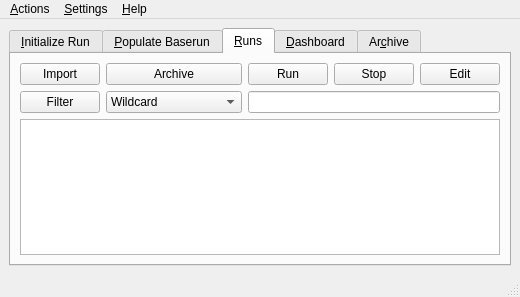
<?xml version="1.0" encoding="UTF-8"?>
<ui version="4.0">
 <class>MainWindow</class>
 <widget class="QMainWindow" name="MainWindow">
  <property name="enabled">
   <bool>true</bool>
  </property>
  <property name="geometry">
   <rect>
    <x>0</x>
    <y>0</y>
    <width>473</width>
    <height>297</height>
   </rect>
  </property>
  <property name="sizePolicy">
   <sizepolicy hsizetype="Expanding" vsizetype="Expanding">
    <horstretch>0</horstretch>
    <verstretch>0</verstretch>
   </sizepolicy>
  </property>
  <property name="windowTitle">
   <string>SOLPS-ITER</string>
  </property>
  <widget class="QWidget" name="centralwidget">
   <layout class="QGridLayout" name="gridLayout">
    <item row="0" column="0">
     <widget class="QTabWidget" name="tabWidget">
      <property name="sizePolicy">
       <sizepolicy hsizetype="Expanding" vsizetype="Expanding">
        <horstretch>0</horstretch>
        <verstretch>0</verstretch>
       </sizepolicy>
      </property>
      <property name="currentIndex">
       <number>2</number>
      </property>
      <widget class="QWidget" name="tab">
       <attribute name="title">
        <string>&amp;Initialize Run</string>
       </attribute>
       <layout class="QGridLayout" name="gridLayout_2">
        <item row="2" column="0" colspan="2">
         <widget class="QLabel" name="label_2">
          <property name="text">
           <string>Sequence name:</string>
          </property>
         </widget>
        </item>
        <item row="2" column="2">
         <widget class="QLineEdit" name="lineEditSequenceName">
          <property name="text">
           <string>test</string>
          </property>
         </widget>
        </item>
        <item row="2" column="3" rowspan="4">
         <widget class="QPlainTextEdit" name="plainTextEditScript">
          <property name="enabled">
           <bool>false</bool>
          </property>
          <property name="plainText">
           <string>for i in range(10):
   print(&quot;run_%02d&quot; % i)</string>
          </property>
         </widget>
        </item>
        <item row="5" column="0" colspan="3">
         <widget class="QLabel" name="label_4">
          <property name="text">
           <string>Sequence description</string>
          </property>
         </widget>
        </item>
        <item row="6" column="0" colspan="4">
         <widget class="QPlainTextEdit" name="plainTextEdit">
          <property name="plainText">
           <string>This defines the directory structure ${SOLPS_ROOT}/runs/test and optional one or multiple levels of parameter scan subdirectories.</string>
          </property>
         </widget>
        </item>
        <item row="0" column="0">
         <widget class="QLabel" name="label">
          <property name="text">
           <string>Device template:</string>
          </property>
         </widget>
        </item>
        <item row="0" column="3">
         <widget class="QCommandLinkButton" name="initializeRuns">
          <property name="text">
           <string>Initialize Run(s)</string>
          </property>
         </widget>
        </item>
        <item row="3" column="0">
         <widget class="QCheckBox" name="checkBoxParameterScan">
          <property name="text">
           <string>Parameter scan</string>
          </property>
         </widget>
        </item>
        <item row="3" column="2">
         <widget class="QLabel" name="label_5">
          <property name="text">
           <string>Sequence script:</string>
          </property>
         </widget>
        </item>
        <item row="0" column="1" colspan="2">
         <widget class="QComboBox" name="comboBox">
          <property name="currentText">
           <string>ITER</string>
          </property>
          <item>
           <property name="text">
            <string>ITER</string>
           </property>
          </item>
          <item>
           <property name="text">
            <string>AUG</string>
           </property>
          </item>
          <item>
           <property name="text">
            <string>JET</string>
           </property>
          </item>
          <item>
           <property name="text">
            <string>COMPASS</string>
           </property>
          </item>
          <item>
           <property name="text">
            <string>MAST-U</string>
           </property>
          </item>
         </widget>
        </item>
       </layout>
      </widget>
      <widget class="QWidget" name="tab_2">
       <attribute name="title">
        <string>&amp;Populate Baserun</string>
       </attribute>
       <layout class="QGridLayout" name="gridLayout_3">
        <item row="0" column="0">
         <widget class="QGroupBox" name="groupBox">
          <property name="title">
           <string>Step 1</string>
          </property>
          <widget class="QPushButton" name="pushButton">
           <property name="geometry">
            <rect>
             <x>10</x>
             <y>30</y>
             <width>81</width>
             <height>31</height>
            </rect>
           </property>
           <property name="text">
            <string>Run DivGeo</string>
           </property>
          </widget>
         </widget>
        </item>
        <item row="0" column="1" colspan="2">
         <widget class="QGroupBox" name="groupBox_2">
          <property name="title">
           <string>Step 2</string>
          </property>
          <widget class="QPushButton" name="pushButton_2">
           <property name="geometry">
            <rect>
             <x>50</x>
             <y>30</y>
             <width>111</width>
             <height>31</height>
            </rect>
           </property>
           <property name="text">
            <string>Create Mesh</string>
           </property>
          </widget>
          <widget class="QComboBox" name="comboBox_2">
           <property name="geometry">
            <rect>
             <x>120</x>
             <y>70</y>
             <width>72</width>
             <height>22</height>
            </rect>
           </property>
           <item>
            <property name="text">
             <string>Carre</string>
            </property>
           </item>
           <item>
            <property name="text">
             <string>Carre2</string>
            </property>
           </item>
          </widget>
          <widget class="QLabel" name="label_6">
           <property name="geometry">
            <rect>
             <x>10</x>
             <y>70</y>
             <width>101</width>
             <height>21</height>
            </rect>
           </property>
           <property name="text">
            <string>Mesh generator</string>
           </property>
          </widget>
         </widget>
        </item>
        <item row="0" column="3">
         <widget class="QGroupBox" name="groupBox_3">
          <property name="title">
           <string>Step 3</string>
          </property>
          <widget class="QPushButton" name="pushButton_3">
           <property name="geometry">
            <rect>
             <x>10</x>
             <y>30</y>
             <width>81</width>
             <height>31</height>
            </rect>
           </property>
           <property name="text">
            <string>Run UINP</string>
           </property>
          </widget>
         </widget>
        </item>
        <item row="1" column="0" rowspan="3" colspan="2">
         <widget class="QGroupBox" name="groupBox_4">
          <property name="title">
           <string>EIRENE</string>
          </property>
          <widget class="QPushButton" name="pushButton_4">
           <property name="geometry">
            <rect>
             <x>10</x>
             <y>40</y>
             <width>81</width>
             <height>22</height>
            </rect>
           </property>
           <property name="text">
            <string>Run TRIA</string>
           </property>
          </widget>
          <widget class="QPushButton" name="pushButton_5">
           <property name="geometry">
            <rect>
             <x>110</x>
             <y>40</y>
             <width>81</width>
             <height>22</height>
            </rect>
           </property>
           <property name="text">
            <string>Check Mesh</string>
           </property>
          </widget>
          <widget class="QCheckBox" name="checkBox">
           <property name="geometry">
            <rect>
             <x>50</x>
             <y>-1</y>
             <width>85</width>
             <height>16</height>
            </rect>
           </property>
           <property name="text">
            <string>Enable</string>
           </property>
          </widget>
         </widget>
        </item>
        <item row="1" column="2" colspan="2">
         <widget class="QPushButton" name="pushButton_6">
          <property name="text">
           <string>Transport coefficients</string>
          </property>
         </widget>
        </item>
        <item row="2" column="2" colspan="2">
         <widget class="QPushButton" name="pushButton_7">
          <property name="text">
           <string>Boundary Conditions</string>
          </property>
         </widget>
        </item>
        <item row="3" column="2">
         <widget class="QLabel" name="label_3">
          <property name="text">
           <string>Topology:</string>
          </property>
         </widget>
        </item>
        <item row="3" column="3">
         <widget class="QComboBox" name="comboBox_3">
          <item>
           <property name="text">
            <string>Single Null</string>
           </property>
          </item>
          <item>
           <property name="text">
            <string>Double Null</string>
           </property>
          </item>
         </widget>
        </item>
       </layout>
      </widget>
      <widget class="QWidget" name="tab_3">
       <attribute name="title">
        <string>&amp;Runs</string>
       </attribute>
       <layout class="QGridLayout" name="gridLayout_4">
        <item row="0" column="3">
         <widget class="QPushButton" name="pushButton_11">
          <property name="text">
           <string>Stop</string>
          </property>
         </widget>
        </item>
        <item row="0" column="4">
         <widget class="QPushButton" name="pushButton_12">
          <property name="text">
           <string>Edit</string>
          </property>
         </widget>
        </item>
        <item row="3" column="0" colspan="5">
         <widget class="QTreeView" name="treeViewRuns"/>
        </item>
        <item row="0" column="0">
         <widget class="QPushButton" name="pushButton_8">
          <property name="text">
           <string>Import</string>
          </property>
         </widget>
        </item>
        <item row="0" column="1">
         <widget class="QPushButton" name="pushButton_9">
          <property name="text">
           <string>Archive</string>
          </property>
         </widget>
        </item>
        <item row="0" column="2">
         <widget class="QPushButton" name="pushButton_10">
          <property name="text">
           <string>Run</string>
          </property>
         </widget>
        </item>
        <item row="2" column="0">
         <widget class="QPushButton" name="pushButton_13">
          <property name="text">
           <string>Filter</string>
          </property>
         </widget>
        </item>
        <item row="2" column="1">
         <widget class="QComboBox" name="comboBox_4">
          <item>
           <property name="text">
            <string>Wildcard</string>
           </property>
          </item>
          <item>
           <property name="text">
            <string>Regular expression</string>
           </property>
          </item>
          <item>
           <property name="text">
            <string>FIxed string</string>
           </property>
          </item>
         </widget>
        </item>
        <item row="2" column="2" colspan="3">
         <widget class="QLineEdit" name="lineEdit">
          <property name="text">
           <string/>
          </property>
         </widget>
        </item>
       </layout>
      </widget>
      <widget class="QWidget" name="tab_4">
       <attribute name="title">
        <string>&amp;Dashboard</string>
       </attribute>
      </widget>
      <widget class="QWidget" name="tab_5">
       <attribute name="title">
        <string>Ar&amp;chive</string>
       </attribute>
      </widget>
     </widget>
    </item>
   </layout>
  </widget>
  <widget class="QStatusBar" name="statusbar"/>
  <widget class="QMenuBar" name="menubar">
   <property name="geometry">
    <rect>
     <x>0</x>
     <y>0</y>
     <width>473</width>
     <height>19</height>
    </rect>
   </property>
   <widget class="QMenu" name="menuFile">
    <property name="title">
     <string>&amp;Actions</string>
    </property>
    <addaction name="actionExit"/>
   </widget>
   <widget class="QMenu" name="menuSettings">
    <property name="title">
     <string>&amp;Settings</string>
    </property>
    <addaction name="actionJob_collumns"/>
    <addaction name="actionGlobal"/>
    <addaction name="actionJob_submission"/>
   </widget>
   <widget class="QMenu" name="menu_Help">
    <property name="title">
     <string>&amp;Help</string>
    </property>
    <addaction name="actionAbout"/>
    <addaction name="actionAbout_Qt"/>
   </widget>
   <addaction name="menuFile"/>
   <addaction name="menuSettings"/>
   <addaction name="menu_Help"/>
  </widget>
  <action name="actionExit">
   <property name="text">
    <string>E&amp;xit</string>
   </property>
   <property name="shortcut">
    <string>Ctrl+Q</string>
   </property>
  </action>
  <action name="actionJob_collumns">
   <property name="text">
    <string>&amp;Job columns</string>
   </property>
  </action>
  <action name="actionGlobal">
   <property name="text">
    <string>Global</string>
   </property>
  </action>
  <action name="actionAbout">
   <property name="text">
    <string>About</string>
   </property>
  </action>
  <action name="actionAbout_Qt">
   <property name="text">
    <string>About Qt</string>
   </property>
  </action>
  <action name="actionJob_submission">
   <property name="text">
    <string>Job submission</string>
   </property>
  </action>
 </widget>
 <resources/>
 <connections>
  <connection>
   <sender>actionExit</sender>
   <signal>triggered()</signal>
   <receiver>MainWindow</receiver>
   <slot>close()</slot>
   <hints>
    <hint type="sourcelabel">
     <x>-1</x>
     <y>-1</y>
    </hint>
    <hint type="destinationlabel">
     <x>299</x>
     <y>186</y>
    </hint>
   </hints>
  </connection>
 </connections>
</ui>
